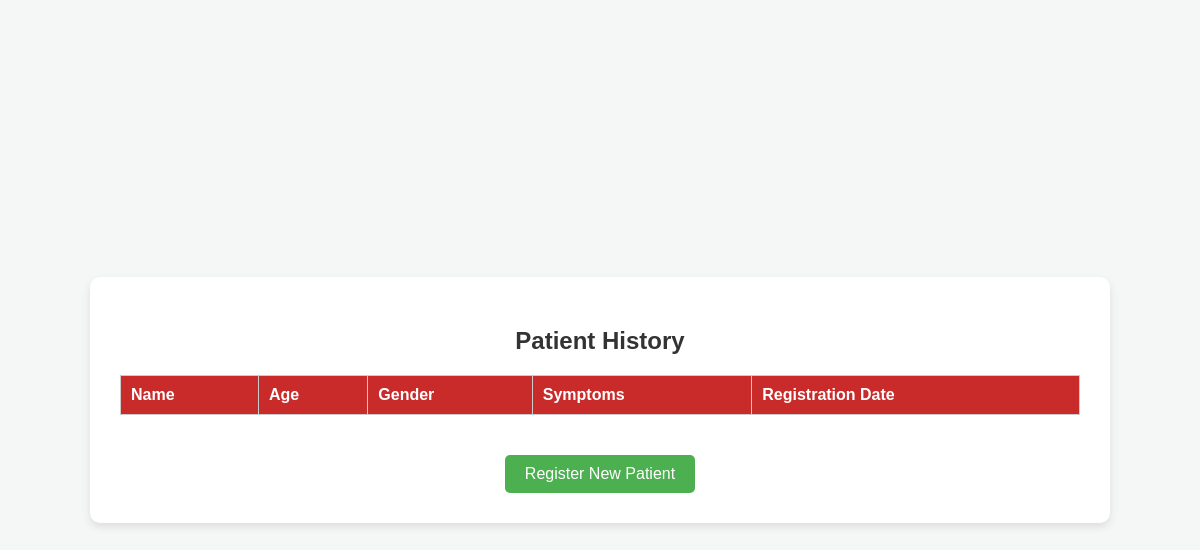
The app's page /users/history/, older data.
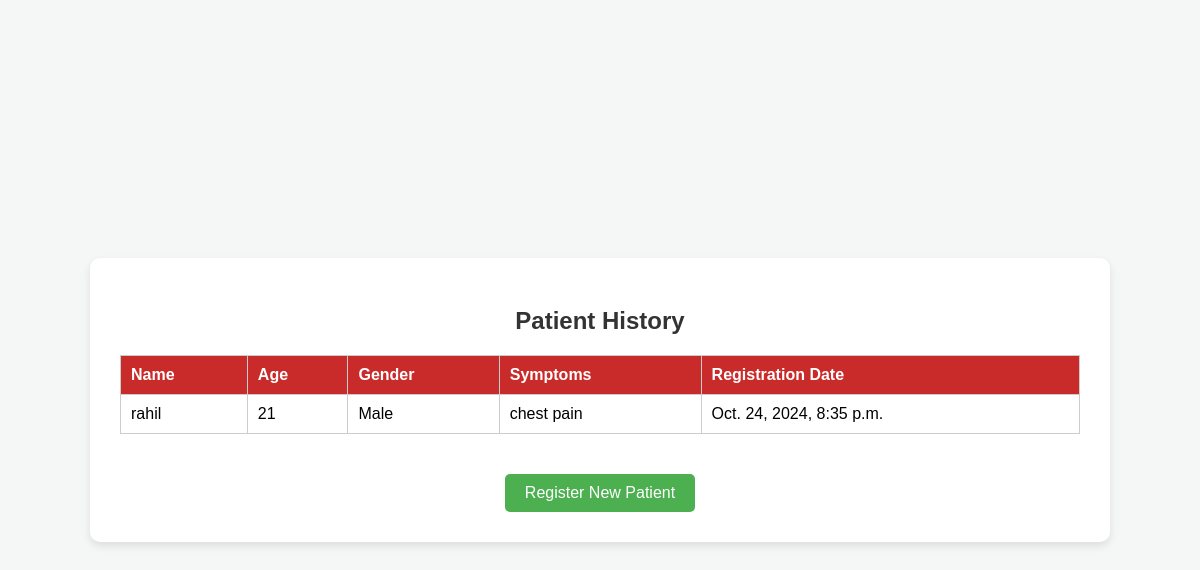
The same page, newer data.
### users/models.py (models this page shows, shortened)
class Patient(models.Model):
    name = models.CharField(max_length=100)
    age = models.IntegerField()
    gender = models.CharField(max_length=10)
    symptoms = models.TextField()
    registration_date = models.DateTimeField(auto_now_add=True)

### users/views.py (the view)
# urls.py: path('history/', views.history, name='history'),
def history(request):
    patients = Patient.objects.all()  # Query to get all registered patients
    return render(request, 'users/history.html', {'patients': patients})

### templates/users/history.html (shortened to what this page needs)
<!DOCTYPE html>
<html lang="en">
<head>
</head>
<body>
    <div class="container">
        <h2>Patient History</h2>
        <table>
            <thead>
                <tr>
                    <th>Name</th>
                    <th>Age</th>
                    <th>Gender</th>
                    <th>Symptoms</th>
                    <th>Registration Date</th>
                </tr>
            </thead>
            <tbody>
                {% for patient in patients %}
                    <tr>
                        <td>{{ patient.name }}</td>
                        <td>{{ patient.age }}</td>
                        <td>{{ patient.gender }}</td>
                        <td>{{ patient.symptoms }}</td>
                        <td>{{ patient.registration_date }}</td>
                    </tr>
                {% endfor %}
            </tbody>
        </table>
        <a href="{% url 'patient_entry' %}">Register New Patient</a>
    </div>
</body>
</html>

### templates/users/history.html (style rules this page uses)
body { font-family: Arial, sans-serif; background-color: #f4f7f6; margin: 0; padding: 0; display: flex; justify-content: center; align-items: center; height: 100vh; text-align: center; }
.container { width: 80%; max-width: 1200px; background-color: #fff; padding: 30px; border-radius: 10px; box-shadow: 0 4px 8px rgba(0, 0, 0, 0.1); }
h2 { margin-bottom: 20px; color: #333; }
table { width: 100%; border-collapse: collapse; margin-bottom: 20px; }
table, th, td { border: 1px solid #ccc; }
th, td { padding: 10px; text-align: left; }
th { background-color: #c92b2b; color: white; }
a { display: inline-block; margin-top: 20px; padding: 10px 20px; background-color: #4CAF50; color: white; text-decoration: none; border-radius: 5px; transition: background-color 0.3s ease; }

Row changes from the older to the newer data that the page shows:
added Patient: name "rahil", age "21", gender "Male", symptoms "chest pain", registration_date "Oct. 24, 2024, 8:35 p.m."
